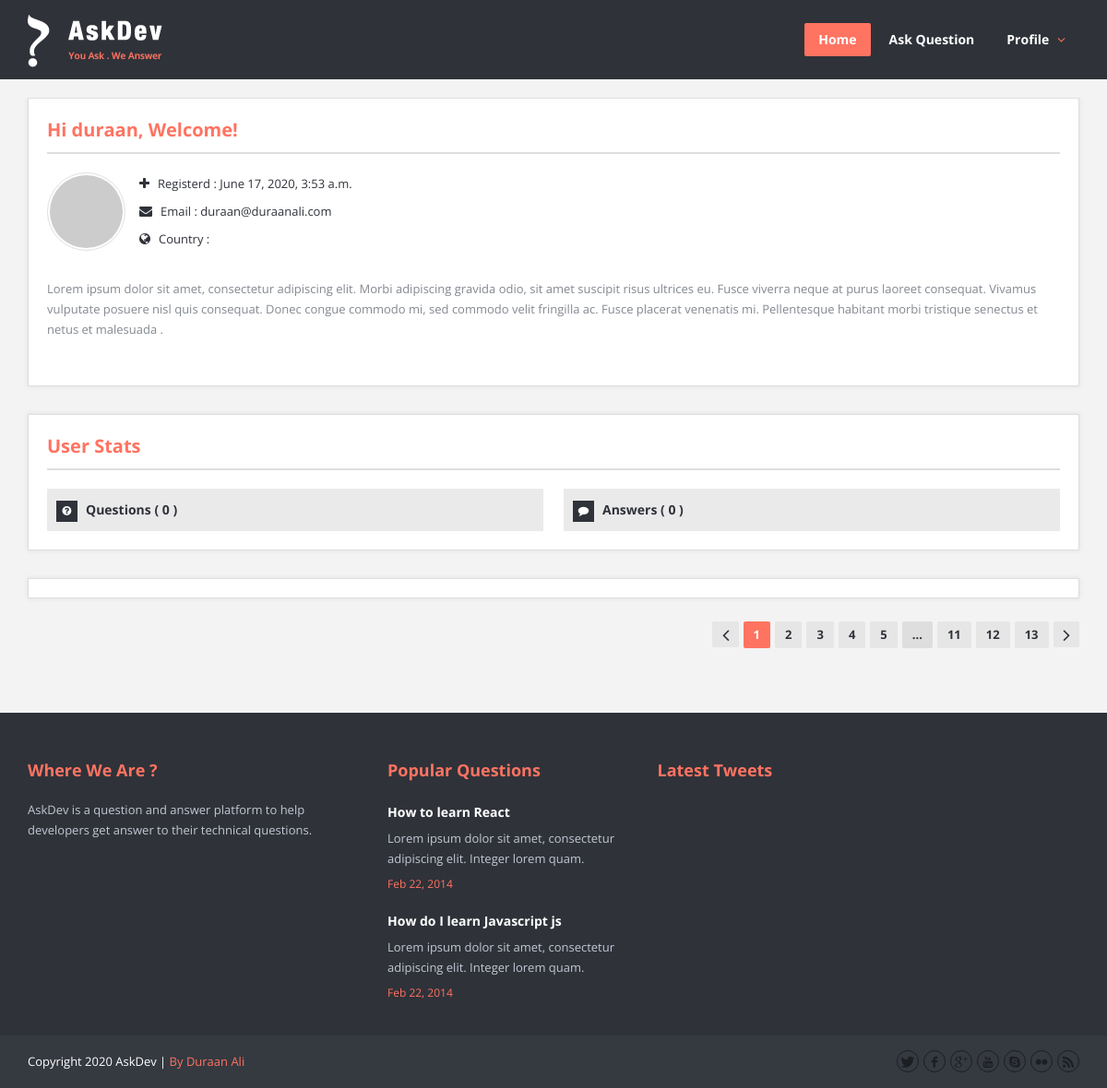
The app's page /profile/ (signed in), older data.
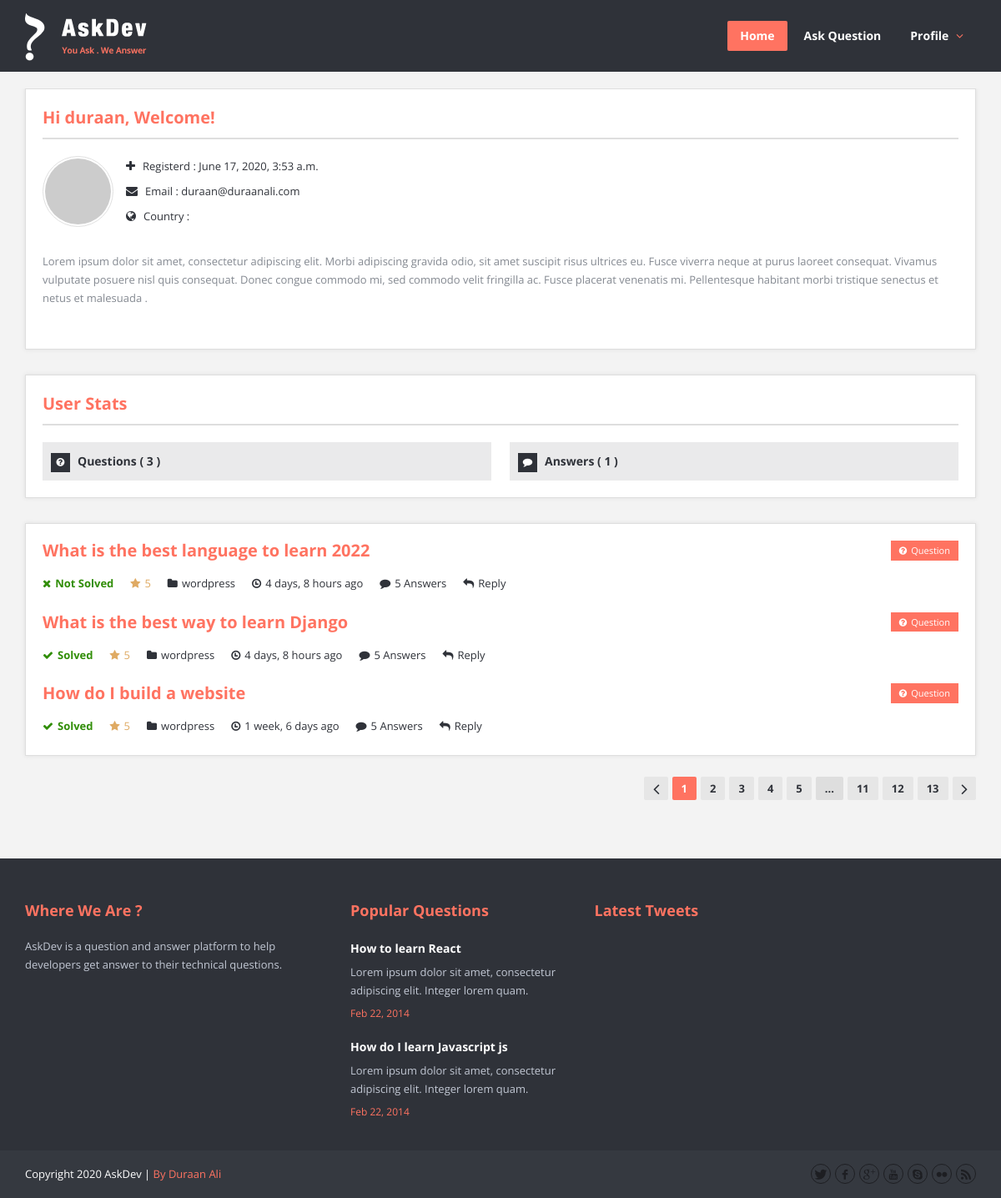
The same page, newer data.
### questions_answers/models.py (models this page shows, shortened)
class Questions(models.Model):
    title = models.CharField(max_length=200)
    description = models.TextField()
    created = models.DateTimeField(auto_now_add=True)
    updated = models.DateTimeField(auto_now=True)
    status = models.IntegerField(choices=STATUS, default=1)
    author = models.ForeignKey(User, on_delete=models.CASCADE, related_name="questionsByUser", null=True)
    class Meta:
        ordering = ['-created']

### questions_answers/views.py (the view)
# urls.py: path('profile/', userInfo),
def userInfo(request):
    logged_in_user = request.user
    logged_in_user_questions = Questions.objects.filter(author=logged_in_user).order_by('-created')
    logged_in_user_questions_num = Questions.objects.filter(author=logged_in_user).count()
    logged_in_user_answers_num = Answers.objects.filter(user=logged_in_user).count()
    print("logged_in_user_answers_num", logged_in_user_answers_num)
    current_user = request.user
    context = {
        "current_user": current_user,
        "logged_in_user_questions": logged_in_user_questions,
        "logged_in_user_questions_num": logged_in_user_questions_num,
        "logged_in_user_answers_num": logged_in_user_answers_num
    }
    return render(request, 'profile.html', context)

### templates/profile.html (shortened to what the changed rows need)
{% load static %}
{% include 'include/header.html' %}
<section class="container main-content">
    <div class="row">
        <div class="col-md-12">
                <div class="row">
                    <div class="user-profile">
                        <div class="col-md-12">
                            <div class="page-content">
                                <h2>Hi {{current_user}}, Welcome!</h2>
                            </div>
                        </div>
                        <div class="col-md-12">
                            <div class="page-content page-content-user-profile">
                                <div class="user-profile-widget">
                                    <h2>User Stats</h2>
                                    <div class="ul_list ul_list-icon-ok">
                                        <ul>
                                            <li><i class="icon-question-sign"></i><a href="user_questions.html">Questions<span> (
                                                        <span>{{logged_in_user_questions_num}}</span> ) </span></a></li>
                                            <li><i class="icon-comment"></i><a href="user_answers.html">Answers<span> (
                                                        <span>{{logged_in_user_answers_num}}</span> ) </span></a></li>
                                        </ul>
                                    </div>
                                </div>
                            </div>
                        </div>
                    </div>
                </div>
                <div class="page-content page-content-user">
                    {% for question in logged_in_user_questions %}
                    <div class="user-questions">
                        <article class="question user-question">
                            <h3>
                                <a href="/{{question.id}}/question_detail">{{question.title}}</a>
                            </h3>
                            <div class="question-type-main"><i class="icon-question-sign"></i>Question</div>
                            <div class="question-content">
                                <div class="question-bottom">
                                    {% if question.status == 1 %}
                                    <div class="question-answered question-answered-done"><i class="icon-remove"></i>Not Solved</div>
                                    {% else %}
                                    <div class="question-answered question-answered-done"><i class="icon-ok"></i>Solved</div>
                                    {% endif %}
                                    <span class="question-favorite"><i class="icon-star"></i>5</span>
                                    <span class="question-category"><a href="#"><i
                                                class="icon-folder-close"></i>wordpress</a></span>
                                    <span class="question-date"><i class="icon-time"></i>{{ question.created|timesince }} ago</span>
                                    <span class="question-comment"><a href="#"><i class="icon-comment"></i>5 Answers</a></span>
                                    <a class="question-reply" href="#"><i class="icon-reply"></i>Reply</a>
                                </div>
                            </div>
                        </article>
                    </div>
                    {% endfor %}
                </div>
                <div class="height_20"></div>
                <div class="pagination">
                    <a href="#" class="prev-button"><i class="icon-angle-left"></i></a>
                    <span class="current">1</span>
                    <a href="#">2</a>
                    <a href="#">3</a>
                    <a href="#">4</a>
                    <a href="#">5</a>
                    <span>...</span>
                    <a href="#">11</a>
                    <a href="#">12</a>
                    <a href="#">13</a>
                    <a href="#" class="next-button"><i class="icon-angle-right"></i></a>
                </div>
        </div>
    </div>
</section>
{% include 'include/footer.html' %}

Row changes from the older to the newer data that the page shows:
added Questions: title "What is the best language to learn 2022", status 1 (drawn), created "4 days, 8 hours"
added Questions: title "What is the best way to learn Django", status 0 (drawn), created "4 days, 8 hours"
now on this page (row edited): Questions: title "How do I build a website", status 0 (drawn), created "1 week, 6 days"
Text that changed along with them:
{{ logged_in_user_questions_num }}: "0" → "3"
{{ logged_in_user_answers_num }}: "0" → "1"
